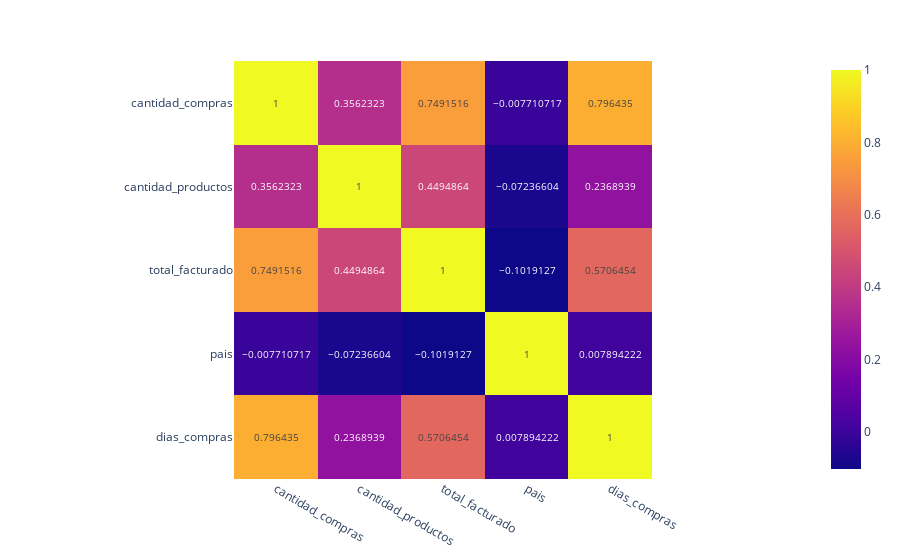

This figure's notebook cell:
### Markdown cell above
## Matriz de Correlación

### Code cell
import plotly.express as px
px.imshow(customer.corr(), text_auto=True)

### Figure 1 — Plotly figure (JSON) as saved in the notebook; plotly's stock layout.template omitted (floating-point values rounded to 4 significant figures)
{"data": [{"coloraxis": "coloraxis", "hovertemplate": "x: %{x}<br>y: %{y}<br>color: %{z}<extra></extra>", "name": "0", "texttemplate": "%{z}", "type": "heatmap", "x": ["cantidad_compras", "cantidad_productos", "total_facturado", "pais", "dias_compras"], "xaxis": "x", "y": ["cantidad_compras", "cantidad_productos", "total_facturado", "pais", "dias_compras"], "yaxis": "y", "z": [[1, 0.3562, 0.7492, -0.007711, 0.7964], [0.3562, 1, 0.4495, -0.07237, 0.2369], [0.7492, 0.4495, 1, -0.1019, 0.5706], [-0.007711, -0.07237, -0.1019, 1, 0.007894], [0.7964, 0.2369, 0.5706, 0.007894, 1]]}], "layout": {"coloraxis": {"colorscale": [[0, "#0d0887"], [0.1111, "#46039f"], [0.2222, "#7201a8"], [0.3333, "#9c179e"], [0.4444, "#bd3786"], [0.5556, "#d8576b"], [0.6667, "#ed7953"], [0.7778, "#fb9f3a"], [0.8889, "#fdca26"], [1, "#f0f921"]]}, "margin": {"t": 60}, "xaxis": {"anchor": "y", "constrain": "domain", "domain": [0, 1], "scaleanchor": "y"}, "yaxis": {"anchor": "x", "autorange": "reversed", "constrain": "domain", "domain": [0, 1]}}}
